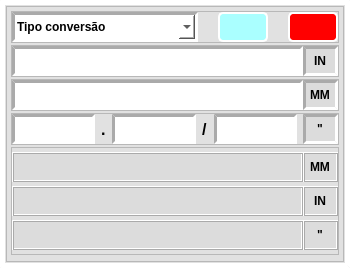
<?xml version="1.0" encoding="UTF-8"?>
<ui version="4.0">
 <class>MainConvert</class>
 <widget class="QMainWindow" name="MainConvert">
  <property name="geometry">
   <rect>
    <x>0</x>
    <y>0</y>
    <width>350</width>
    <height>268</height>
   </rect>
  </property>
  <property name="minimumSize">
   <size>
    <width>350</width>
    <height>268</height>
   </size>
  </property>
  <property name="maximumSize">
   <size>
    <width>350</width>
    <height>268</height>
   </size>
  </property>
  <property name="windowTitle">
   <string>MainWindow</string>
  </property>
  <property name="styleSheet">
   <string notr="true">#centralwidget{	
	border-style: ridge;
    border-width: 5px;
    border-color: rgb(255, 255, 255);
	background-color:rgb(225, 225, 225);
}
QLabel{	
	border-style: solid;
	border-width: 0px;
    border-color: rgb(170, 170, 170);
    font: bold 12px;
	text-align: center;
    font: bold 16px;
}
QLineEdit{		
	background-color: rgb(255, 255, 255);
	border-style: inset;
	border-width: 3px;
    border-color: rgb(170, 170, 170);
    font: bold 12px;
}
QComboBox{		
	background-color: rgb(255, 255, 255);
	border-style: inset;
	border-width: 3px;
    border-color: rgb(170, 170, 170);
    font: bold 12px;
}
QPlainTextEdit{		
	background-color: rgb(230, 230, 230);
	border-style: inset;
	border-width: 3px;
    border-color: rgb(170, 170, 170);
    font: bold 12px;
}
QPushButton{	
	background-color: rgb(170, 255, 255);
    border-style: outset;
    border-width: 2px;
    border-radius: 5px; 
    border-color: rgb(255, 255, 255);
}
QPushButton::hover {
    background-color: rgb(0, 181, 181);
    border-style: inset;
}
QPushButton::pressed {
    background-color: rgb(0, 181, 181);
    border-style: inset;
}
</string>
  </property>
  <widget class="QWidget" name="centralwidget">
   <layout class="QVBoxLayout" name="verticalLayout_2">
    <property name="spacing">
     <number>0</number>
    </property>
    <property name="leftMargin">
     <number>6</number>
    </property>
    <property name="topMargin">
     <number>6</number>
    </property>
    <property name="rightMargin">
     <number>6</number>
    </property>
    <property name="bottomMargin">
     <number>6</number>
    </property>
    <item>
     <widget class="QFrame" name="fr_select_item">
      <property name="frameShape">
       <enum>QFrame::StyledPanel</enum>
      </property>
      <property name="frameShadow">
       <enum>QFrame::Raised</enum>
      </property>
      <layout class="QVBoxLayout" name="verticalLayout">
       <property name="spacing">
        <number>2</number>
       </property>
       <property name="leftMargin">
        <number>4</number>
       </property>
       <property name="topMargin">
        <number>4</number>
       </property>
       <property name="rightMargin">
        <number>4</number>
       </property>
       <property name="bottomMargin">
        <number>4</number>
       </property>
       <item>
        <widget class="QFrame" name="frame">
         <property name="sizePolicy">
          <sizepolicy hsizetype="Preferred" vsizetype="Maximum">
           <horstretch>0</horstretch>
           <verstretch>0</verstretch>
          </sizepolicy>
         </property>
         <property name="frameShape">
          <enum>QFrame::StyledPanel</enum>
         </property>
         <property name="frameShadow">
          <enum>QFrame::Raised</enum>
         </property>
         <layout class="QHBoxLayout" name="horizontalLayout">
          <property name="spacing">
           <number>20</number>
          </property>
          <property name="leftMargin">
           <number>0</number>
          </property>
          <property name="topMargin">
           <number>0</number>
          </property>
          <property name="rightMargin">
           <number>0</number>
          </property>
          <property name="bottomMargin">
           <number>0</number>
          </property>
          <item>
           <widget class="QComboBox" name="cmb_st_rev">
            <property name="minimumSize">
             <size>
              <width>0</width>
              <height>30</height>
             </size>
            </property>
            <item>
             <property name="text">
              <string>Tipo conversão</string>
             </property>
            </item>
            <item>
             <property name="text">
              <string>Polegada</string>
             </property>
            </item>
            <item>
             <property name="text">
              <string>Polegada Imperial</string>
             </property>
            </item>
            <item>
             <property name="text">
              <string>Milimetro</string>
             </property>
            </item>
           </widget>
          </item>
          <item>
           <widget class="QPushButton" name="btn_search">
            <property name="minimumSize">
             <size>
              <width>50</width>
              <height>30</height>
             </size>
            </property>
            <property name="maximumSize">
             <size>
              <width>50</width>
              <height>16777215</height>
             </size>
            </property>
            <property name="toolTip">
             <string>&lt;html&gt;&lt;head/&gt;&lt;body&gt;&lt;p&gt;&lt;span style=&quot; font-weight:700;&quot;&gt;Pesquisar&lt;/span&gt;&lt;/p&gt;&lt;/body&gt;&lt;/html&gt;</string>
            </property>
            <property name="text">
             <string/>
            </property>
            <property name="icon">
             <iconset resource="../assets/icons/icons.qrc">
              <normaloff>:/icons/icons8-transferir-50.png</normaloff>:/icons/icons8-transferir-50.png</iconset>
            </property>
            <property name="iconSize">
             <size>
              <width>20</width>
              <height>20</height>
             </size>
            </property>
           </widget>
          </item>
          <item>
           <widget class="QPushButton" name="btn_close">
            <property name="minimumSize">
             <size>
              <width>50</width>
              <height>30</height>
             </size>
            </property>
            <property name="maximumSize">
             <size>
              <width>50</width>
              <height>16777215</height>
             </size>
            </property>
            <property name="toolTip">
             <string>&lt;html&gt;&lt;head/&gt;&lt;body&gt;&lt;p&gt;&lt;span style=&quot; font-weight:700;&quot;&gt;Fechar&lt;/span&gt;&lt;/p&gt;&lt;/body&gt;&lt;/html&gt;</string>
            </property>
            <property name="styleSheet">
             <string notr="true">QPushButton{	
	background-color: rgb(255, 0, 0);

}
QPushButton::hover {
    background-color: rgb(202, 0, 0);
    border-style: inset;
}
QPushButton::pressed {
    background-color: rgb(202, 0, 0);
    border-style: inset;
}</string>
            </property>
            <property name="text">
             <string/>
            </property>
            <property name="icon">
             <iconset resource="../assets/icons/icons.qrc">
              <normaloff>:/icons/cancelar-50.png</normaloff>:/icons/cancelar-50.png</iconset>
            </property>
            <property name="iconSize">
             <size>
              <width>20</width>
              <height>20</height>
             </size>
            </property>
           </widget>
          </item>
         </layout>
        </widget>
       </item>
       <item>
        <widget class="QFrame" name="fr_in">
         <property name="sizePolicy">
          <sizepolicy hsizetype="Preferred" vsizetype="Maximum">
           <horstretch>0</horstretch>
           <verstretch>0</verstretch>
          </sizepolicy>
         </property>
         <property name="frameShape">
          <enum>QFrame::StyledPanel</enum>
         </property>
         <property name="frameShadow">
          <enum>QFrame::Raised</enum>
         </property>
         <layout class="QHBoxLayout" name="horizontalLayout_5">
          <property name="spacing">
           <number>0</number>
          </property>
          <property name="leftMargin">
           <number>0</number>
          </property>
          <property name="topMargin">
           <number>0</number>
          </property>
          <property name="rightMargin">
           <number>0</number>
          </property>
          <property name="bottomMargin">
           <number>0</number>
          </property>
          <item>
           <widget class="QLineEdit" name="txt_dig_in">
            <property name="minimumSize">
             <size>
              <width>0</width>
              <height>30</height>
             </size>
            </property>
            <property name="styleSheet">
             <string notr="true">font: bold 12pt &quot;Segoe UI&quot;;</string>
            </property>
            <property name="alignment">
             <set>Qt::AlignCenter</set>
            </property>
           </widget>
          </item>
          <item>
           <widget class="QLineEdit" name="txt_dig_in_un">
            <property name="minimumSize">
             <size>
              <width>35</width>
              <height>30</height>
             </size>
            </property>
            <property name="maximumSize">
             <size>
              <width>35</width>
              <height>16777215</height>
             </size>
            </property>
            <property name="styleSheet">
             <string notr="true">background-color: rgb(220, 220, 220);</string>
            </property>
            <property name="text">
             <string>IN</string>
            </property>
            <property name="alignment">
             <set>Qt::AlignCenter</set>
            </property>
            <property name="readOnly">
             <bool>true</bool>
            </property>
           </widget>
          </item>
         </layout>
        </widget>
       </item>
       <item>
        <widget class="QFrame" name="fr_mm">
         <property name="sizePolicy">
          <sizepolicy hsizetype="Preferred" vsizetype="Maximum">
           <horstretch>0</horstretch>
           <verstretch>0</verstretch>
          </sizepolicy>
         </property>
         <property name="frameShape">
          <enum>QFrame::StyledPanel</enum>
         </property>
         <property name="frameShadow">
          <enum>QFrame::Raised</enum>
         </property>
         <layout class="QHBoxLayout" name="horizontalLayout_4">
          <property name="spacing">
           <number>0</number>
          </property>
          <property name="leftMargin">
           <number>0</number>
          </property>
          <property name="topMargin">
           <number>0</number>
          </property>
          <property name="rightMargin">
           <number>0</number>
          </property>
          <property name="bottomMargin">
           <number>0</number>
          </property>
          <item>
           <widget class="QLineEdit" name="txt_dig_mm">
            <property name="minimumSize">
             <size>
              <width>0</width>
              <height>30</height>
             </size>
            </property>
            <property name="styleSheet">
             <string notr="true">font: bold 12pt &quot;Segoe UI&quot;;</string>
            </property>
            <property name="alignment">
             <set>Qt::AlignCenter</set>
            </property>
           </widget>
          </item>
          <item>
           <widget class="QLineEdit" name="txt_dig_mm_un">
            <property name="minimumSize">
             <size>
              <width>35</width>
              <height>30</height>
             </size>
            </property>
            <property name="maximumSize">
             <size>
              <width>35</width>
              <height>16777215</height>
             </size>
            </property>
            <property name="styleSheet">
             <string notr="true">background-color: rgb(220, 220, 220);</string>
            </property>
            <property name="text">
             <string>MM</string>
            </property>
            <property name="alignment">
             <set>Qt::AlignCenter</set>
            </property>
            <property name="readOnly">
             <bool>true</bool>
            </property>
           </widget>
          </item>
         </layout>
        </widget>
       </item>
       <item>
        <widget class="QFrame" name="fr_plg">
         <property name="sizePolicy">
          <sizepolicy hsizetype="Maximum" vsizetype="Maximum">
           <horstretch>0</horstretch>
           <verstretch>0</verstretch>
          </sizepolicy>
         </property>
         <property name="frameShape">
          <enum>QFrame::StyledPanel</enum>
         </property>
         <property name="frameShadow">
          <enum>QFrame::Raised</enum>
         </property>
         <layout class="QHBoxLayout" name="horizontalLayout_3">
          <property name="leftMargin">
           <number>0</number>
          </property>
          <property name="topMargin">
           <number>0</number>
          </property>
          <property name="rightMargin">
           <number>0</number>
          </property>
          <property name="bottomMargin">
           <number>0</number>
          </property>
          <item>
           <widget class="QLineEdit" name="txt_dig_plg1">
            <property name="minimumSize">
             <size>
              <width>0</width>
              <height>30</height>
             </size>
            </property>
            <property name="styleSheet">
             <string notr="true">font: bold 12pt &quot;Segoe UI&quot;;</string>
            </property>
            <property name="alignment">
             <set>Qt::AlignCenter</set>
            </property>
           </widget>
          </item>
          <item>
           <widget class="QLabel" name="label">
            <property name="text">
             <string>.</string>
            </property>
           </widget>
          </item>
          <item>
           <widget class="QLineEdit" name="txt_dig_plg2">
            <property name="minimumSize">
             <size>
              <width>0</width>
              <height>30</height>
             </size>
            </property>
            <property name="styleSheet">
             <string notr="true">font: bold 12pt &quot;Segoe UI&quot;;</string>
            </property>
            <property name="alignment">
             <set>Qt::AlignCenter</set>
            </property>
           </widget>
          </item>
          <item>
           <widget class="QLabel" name="label_2">
            <property name="text">
             <string>/</string>
            </property>
           </widget>
          </item>
          <item>
           <widget class="QLineEdit" name="txt_dig_plg3">
            <property name="minimumSize">
             <size>
              <width>0</width>
              <height>30</height>
             </size>
            </property>
            <property name="styleSheet">
             <string notr="true">font: bold 12pt &quot;Segoe UI&quot;;</string>
            </property>
            <property name="alignment">
             <set>Qt::AlignCenter</set>
            </property>
           </widget>
          </item>
          <item>
           <widget class="QLineEdit" name="txt_dig_plg_un">
            <property name="minimumSize">
             <size>
              <width>35</width>
              <height>30</height>
             </size>
            </property>
            <property name="maximumSize">
             <size>
              <width>35</width>
              <height>16777215</height>
             </size>
            </property>
            <property name="styleSheet">
             <string notr="true">background-color: rgb(220, 220, 220);</string>
            </property>
            <property name="text">
             <string>&quot;</string>
            </property>
            <property name="alignment">
             <set>Qt::AlignCenter</set>
            </property>
            <property name="readOnly">
             <bool>true</bool>
            </property>
           </widget>
          </item>
         </layout>
        </widget>
       </item>
       <item>
        <widget class="QFrame" name="frame_5">
         <property name="styleSheet">
          <string notr="true">QLineEdit{		
	background-color:rgb(220, 220, 220);
	border-style: ridge;
	border-width: 2px;
    border-color: rgb(170, 170, 170);
    font: bold 12px;
}
</string>
         </property>
         <property name="frameShape">
          <enum>QFrame::StyledPanel</enum>
         </property>
         <property name="frameShadow">
          <enum>QFrame::Raised</enum>
         </property>
         <layout class="QGridLayout" name="gridLayout">
          <property name="leftMargin">
           <number>0</number>
          </property>
          <property name="topMargin">
           <number>4</number>
          </property>
          <property name="rightMargin">
           <number>0</number>
          </property>
          <property name="bottomMargin">
           <number>4</number>
          </property>
          <property name="horizontalSpacing">
           <number>0</number>
          </property>
          <property name="verticalSpacing">
           <number>4</number>
          </property>
          <item row="2" column="2">
           <widget class="QLineEdit" name="txt_result_plg_un">
            <property name="minimumSize">
             <size>
              <width>35</width>
              <height>30</height>
             </size>
            </property>
            <property name="maximumSize">
             <size>
              <width>35</width>
              <height>16777215</height>
             </size>
            </property>
            <property name="text">
             <string>&quot;</string>
            </property>
            <property name="alignment">
             <set>Qt::AlignCenter</set>
            </property>
            <property name="readOnly">
             <bool>true</bool>
            </property>
           </widget>
          </item>
          <item row="1" column="2">
           <widget class="QLineEdit" name="txt_result_in_un">
            <property name="minimumSize">
             <size>
              <width>35</width>
              <height>30</height>
             </size>
            </property>
            <property name="maximumSize">
             <size>
              <width>35</width>
              <height>16777215</height>
             </size>
            </property>
            <property name="text">
             <string>IN</string>
            </property>
            <property name="alignment">
             <set>Qt::AlignCenter</set>
            </property>
            <property name="readOnly">
             <bool>true</bool>
            </property>
           </widget>
          </item>
          <item row="2" column="1">
           <widget class="QLineEdit" name="txt_result_plg">
            <property name="minimumSize">
             <size>
              <width>0</width>
              <height>30</height>
             </size>
            </property>
            <property name="styleSheet">
             <string notr="true">font: bold 12pt &quot;Segoe UI&quot;;</string>
            </property>
            <property name="readOnly">
             <bool>true</bool>
            </property>
           </widget>
          </item>
          <item row="1" column="1">
           <widget class="QLineEdit" name="txt_result_in">
            <property name="minimumSize">
             <size>
              <width>0</width>
              <height>30</height>
             </size>
            </property>
            <property name="styleSheet">
             <string notr="true">font: bold 12pt &quot;Segoe UI&quot;;</string>
            </property>
            <property name="readOnly">
             <bool>true</bool>
            </property>
           </widget>
          </item>
          <item row="0" column="1">
           <widget class="QLineEdit" name="txt_result_mm">
            <property name="minimumSize">
             <size>
              <width>0</width>
              <height>30</height>
             </size>
            </property>
            <property name="styleSheet">
             <string notr="true">font: bold 12pt &quot;Segoe UI&quot;;</string>
            </property>
            <property name="readOnly">
             <bool>true</bool>
            </property>
           </widget>
          </item>
          <item row="0" column="2">
           <widget class="QLineEdit" name="txt_result_mm_un">
            <property name="minimumSize">
             <size>
              <width>35</width>
              <height>30</height>
             </size>
            </property>
            <property name="maximumSize">
             <size>
              <width>35</width>
              <height>16777215</height>
             </size>
            </property>
            <property name="text">
             <string>MM</string>
            </property>
            <property name="alignment">
             <set>Qt::AlignCenter</set>
            </property>
            <property name="readOnly">
             <bool>true</bool>
            </property>
           </widget>
          </item>
         </layout>
        </widget>
       </item>
       <item>
        <spacer name="verticalSpacer">
         <property name="orientation">
          <enum>Qt::Vertical</enum>
         </property>
         <property name="sizeHint" stdset="0">
          <size>
           <width>20</width>
           <height>40</height>
          </size>
         </property>
        </spacer>
       </item>
      </layout>
     </widget>
    </item>
   </layout>
  </widget>
 </widget>
 <resources>
  <include location="../assets/icons/icons.qrc"/>
 </resources>
 <connections/>
</ui>
